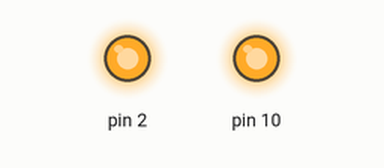
Bench run of a sketch on a simulated Arduino Uno, built with avr-gcc and run on an emulated ATmega328P. Shown: output pins drawn as LEDs (lit = HIGH). What the sketch prints to the serial monitor is not drawn.

Above: at 0.5 s.
At 2.0 s:
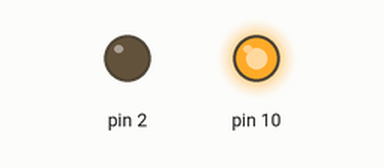
Timing chart, 0 to 3.5 s (numbered marks = the images above):
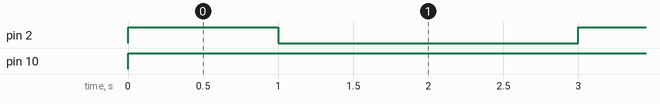

Measured:
- by itself, pin 2: alternates HIGH for 1.0 s and LOW for 2.0 s
- by itself, pin 10: LOW → HIGH at 0.00 s

The sketch:

sample_spi_master.ino
```cpp
//ESP32 SPI master sample code

#include<SPI.h>

void setup() {
  Serial.begin(115200);
  pinMode(2, OUTPUT);
  SPI.begin();//begining SPI
  SPI.setClockDivider(SPI_CLOCK_DIV8);//settting the clock for SPI
  digitalWrite(SS, HIGH);//
}

void loop() {
  digitalWrite(SS, LOW);
  byte msg= 1;
  byte msg_received = SPI.transfer(msg);
  digitalWrite(SS, HIGH);
  Serial.println(msg_received);
  digitalWrite(2, HIGH);
  delay(1000);
  digitalWrite(2, LOW);
  delay(2000);
}
```
